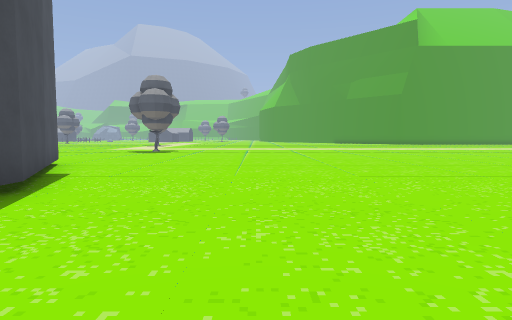
view 1 (above)

18 first-person views from a walk through a Godot game level. The camera is 1.4 m above the floor, tilts 4° down and sees 75° across. The floor is counted in squares, 2 m on a side. Each view is taken from the middle of a square. On the plan, view 1 faces up. The plan holds only what a view shows up to about 10 squares ahead; the rest is blank. The place goes on beyond the plan. Characters and animated objects are left out. Some surface patterns are stand-ins.

view 2
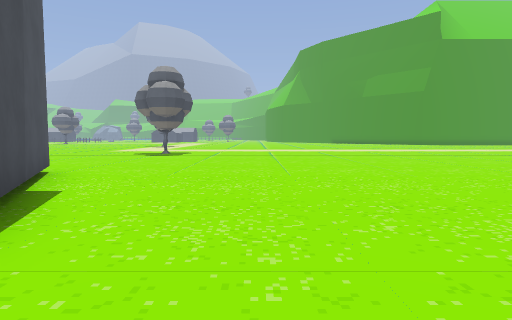

view 3
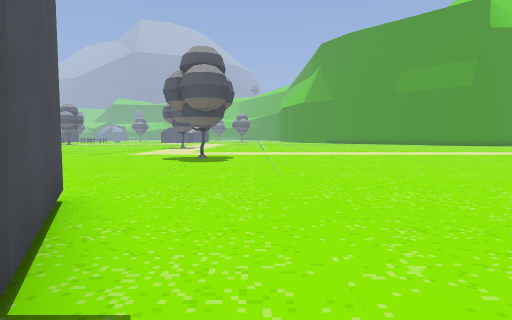

view 4
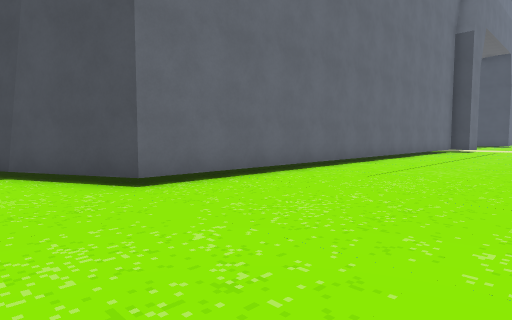

view 5
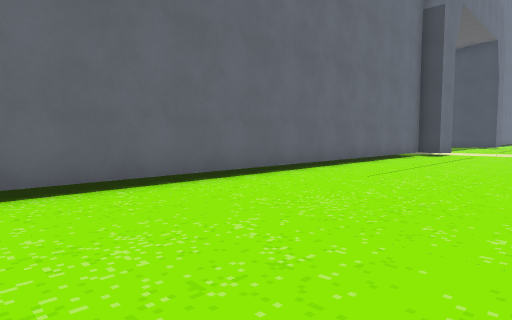

view 6
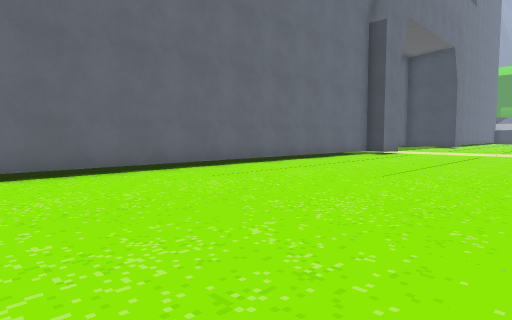

view 7
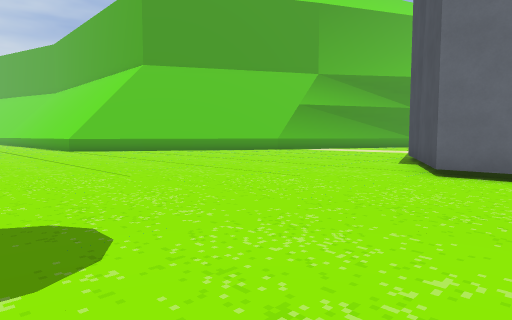

view 8
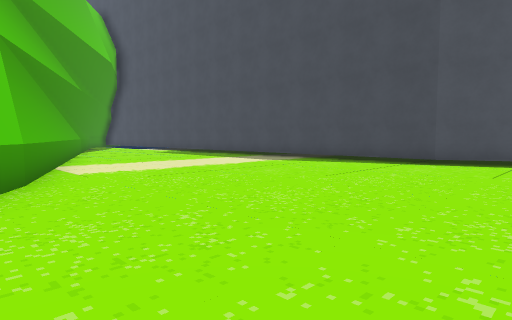

view 9
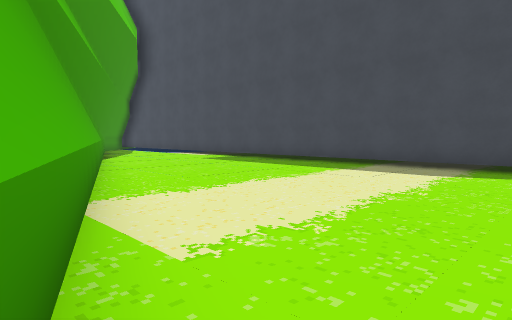

view 10
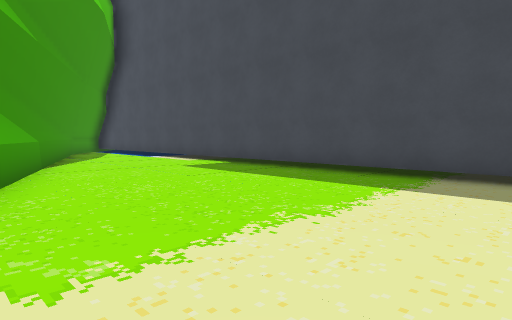

view 11
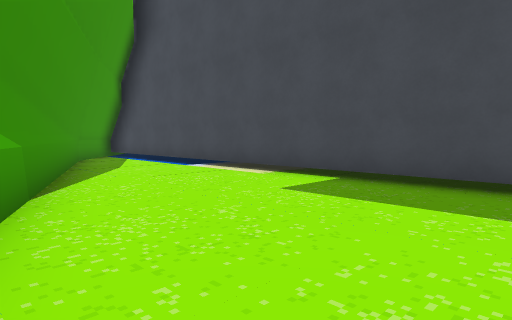

view 12
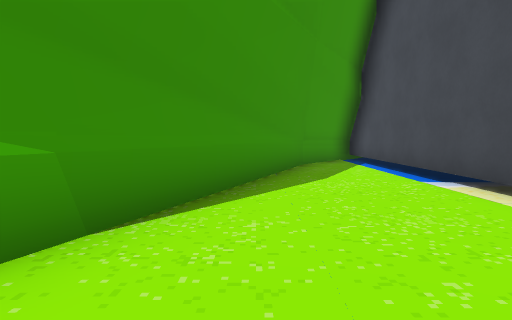

view 13
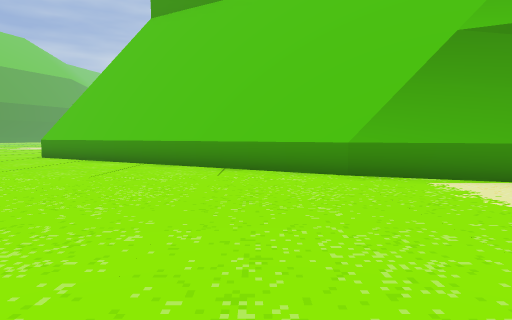

view 14
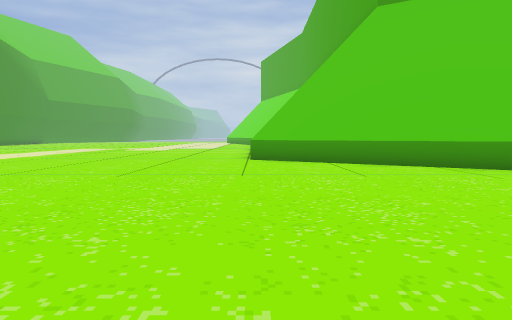

view 15
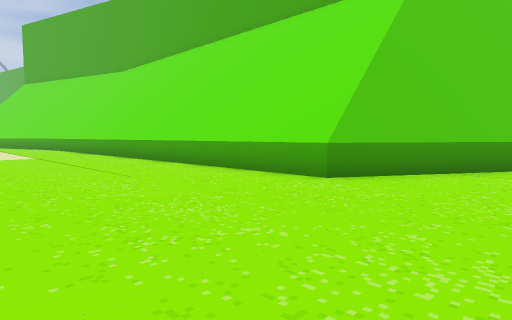

view 16
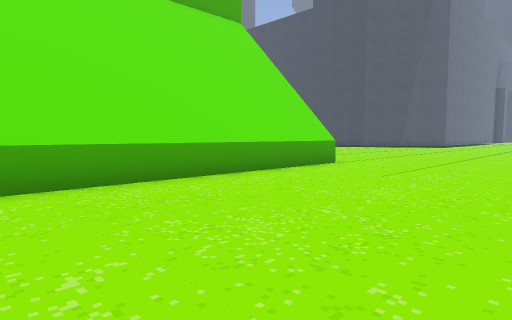

view 17
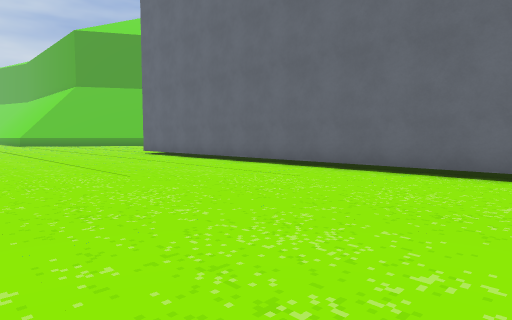

view 18
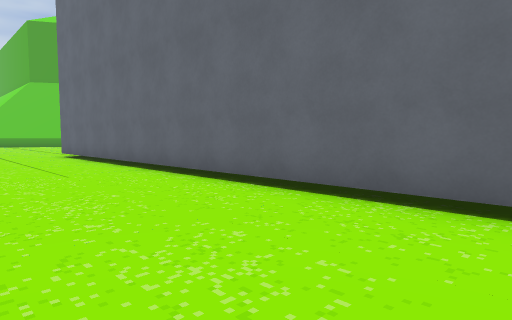

### Floor plan
Points are (right, up) in squares from view 1. A wall is a line through its corners. A room is listed if a view was taken in it or the views show most of it. See-through windows are left out.
Room 1 (views 1, 2, 3, 4, 5, 6, 7, 8, 9, 10, 11, 12, 13, 14, 15, 16, 17, 18)
walls: (4.9, 1.1) (10, 9.9) (17.4, 9.9); (10.1, 10.2) (17.5, 10.2); (-17.6, 8.6) (-5.1, 8.6) (-3, 4.3) (-3, -15.5); (-1.2, -14.4) (5, 1.5); (-1.3, -14.4) (-0.3, -12.6); (-2.1, -15.6) (-1.1, -14.2)

Where each view was taken, in squares from view 1:
view 1: 0 up, 0 right, facing up
view 2: 2 up, 1 left, facing up
view 3: 5 up, 3 left, facing up
view 4: 13 up, 3 left, facing down-left
view 5: 13 up, 7 left, facing down-left
view 6: 15 up, 7 left, facing down-left
view 7: 15 up, 7 left, facing down-right
view 8: 7 up, 6 right, facing down-left
view 9: 2 up, 5 right, facing down-left
view 10: 0 up, 3 right, facing down-left
view 11: 4 down, 2 right, facing down-left
view 12: 6 down, 0 right, facing down
view 13: 3 up, 1 left, facing right
view 14: 10 up, 0 right, facing right
view 15: 15 up, 7 right, facing down-right
view 16: 15 up, 18 right, facing down-left
view 17: 15 up, 18 left, facing down-right
view 18: 12 up, 18 left, facing down-right
